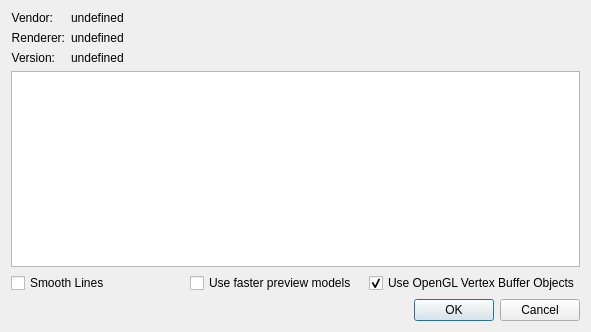
<?xml version="1.0" encoding="UTF-8"?>
<ui version="4.0">
 <class>OpenGLSettings</class>
 <widget class="QDialog" name="OpenGLSettings">
  <property name="geometry">
   <rect>
    <x>0</x>
    <y>0</y>
    <width>591</width>
    <height>332</height>
   </rect>
  </property>
  <property name="windowTitle">
   <string>Form</string>
  </property>
  <layout class="QVBoxLayout" name="verticalLayout_2">
   <item>
    <layout class="QFormLayout" name="formLayout">
     <item row="0" column="0">
      <widget class="QLabel" name="textLabel1">
       <property name="sizePolicy">
        <sizepolicy hsizetype="Fixed" vsizetype="Preferred">
         <horstretch>0</horstretch>
         <verstretch>0</verstretch>
        </sizepolicy>
       </property>
       <property name="text">
        <string>Vendor:</string>
       </property>
       <property name="alignment">
        <set>Qt::AlignRight|Qt::AlignTrailing|Qt::AlignVCenter</set>
       </property>
      </widget>
     </item>
     <item row="0" column="1">
      <widget class="QLabel" name="vendor_label">
       <property name="text">
        <string>undefined</string>
       </property>
       <property name="alignment">
        <set>Qt::AlignLeading|Qt::AlignLeft|Qt::AlignVCenter</set>
       </property>
      </widget>
     </item>
     <item row="1" column="0">
      <widget class="QLabel" name="textLabel1_2_3">
       <property name="sizePolicy">
        <sizepolicy hsizetype="Fixed" vsizetype="Preferred">
         <horstretch>0</horstretch>
         <verstretch>0</verstretch>
        </sizepolicy>
       </property>
       <property name="text">
        <string>Renderer:</string>
       </property>
       <property name="alignment">
        <set>Qt::AlignRight|Qt::AlignTrailing|Qt::AlignVCenter</set>
       </property>
      </widget>
     </item>
     <item row="1" column="1">
      <widget class="QLabel" name="renderer_label">
       <property name="text">
        <string>undefined</string>
       </property>
       <property name="alignment">
        <set>Qt::AlignLeading|Qt::AlignLeft|Qt::AlignVCenter</set>
       </property>
      </widget>
     </item>
     <item row="2" column="0">
      <widget class="QLabel" name="textLabel1_2">
       <property name="sizePolicy">
        <sizepolicy hsizetype="Fixed" vsizetype="Preferred">
         <horstretch>0</horstretch>
         <verstretch>0</verstretch>
        </sizepolicy>
       </property>
       <property name="text">
        <string>Version:</string>
       </property>
       <property name="alignment">
        <set>Qt::AlignRight|Qt::AlignTrailing|Qt::AlignVCenter</set>
       </property>
      </widget>
     </item>
     <item row="2" column="1">
      <widget class="QLabel" name="version_label">
       <property name="text">
        <string>undefined</string>
       </property>
       <property name="alignment">
        <set>Qt::AlignLeading|Qt::AlignLeft|Qt::AlignVCenter</set>
       </property>
      </widget>
     </item>
    </layout>
   </item>
   <item>
    <widget class="QListWidget" name="extensions_list">
     <property name="toolTip">
      <string>Extensions supported by your graphics card</string>
     </property>
    </widget>
   </item>
   <item>
    <layout class="QHBoxLayout" name="horizontalLayout_5">
     <item>
      <widget class="QCheckBox" name="smooth_lines_">
       <property name="toolTip">
        <string>Should simple lines be smoothed by OpenGL? Enabling this options can lead to cluttered wireframe and line representations.</string>
       </property>
       <property name="text">
        <string>Smooth Lines</string>
       </property>
      </widget>
     </item>
     <item>
      <widget class="QCheckBox" name="use_preview">
       <property name="toolTip">
        <string>Show the lightsources in the 3D view for easier positioning.</string>
       </property>
       <property name="text">
        <string>Use faster preview models</string>
       </property>
       <property name="checked">
        <bool>false</bool>
       </property>
      </widget>
     </item>
     <item>
      <widget class="QCheckBox" name="use_vertex_buffers">
       <property name="toolTip">
        <string>Select to use OpenGL vertex buffer. Results in greater performance.</string>
       </property>
       <property name="text">
        <string>Use OpenGL Vertex Buffer Objects</string>
       </property>
       <property name="checked">
        <bool>true</bool>
       </property>
      </widget>
     </item>
    </layout>
   </item>
   <item>
    <widget class="QDialogButtonBox" name="buttonBox">
     <property name="standardButtons">
      <set>QDialogButtonBox::Cancel|QDialogButtonBox::Ok</set>
     </property>
    </widget>
   </item>
  </layout>
 </widget>
 <resources/>
 <connections>
  <connection>
   <sender>buttonBox</sender>
   <signal>accepted()</signal>
   <receiver>OpenGLSettings</receiver>
   <slot>accept()</slot>
   <hints>
    <hint type="sourcelabel">
     <x>426</x>
     <y>322</y>
    </hint>
    <hint type="destinationlabel">
     <x>388</x>
     <y>416</y>
    </hint>
   </hints>
  </connection>
  <connection>
   <sender>buttonBox</sender>
   <signal>rejected()</signal>
   <receiver>OpenGLSettings</receiver>
   <slot>reject()</slot>
   <hints>
    <hint type="sourcelabel">
     <x>384</x>
     <y>319</y>
    </hint>
    <hint type="destinationlabel">
     <x>378</x>
     <y>397</y>
    </hint>
   </hints>
  </connection>
 </connections>
</ui>
